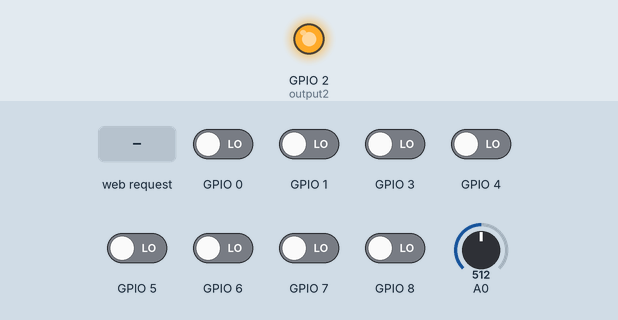
Simulated run of this sketch. Board: ESP8266 (NodeMCU). On the bench: output pins drawn as LEDs (lit = HIGH). Inputs (shaded band) come from the test bench; at power-on: GPIO 0, GPIO 1, GPIO 3–8 LOW, A0 = 512. WiFi joins after 1.5 s; servers stay silent unless stated; not simulated (calls return 0 or success): wificredentials.h; what the sketch prints to the serial monitor is not drawn.

Above: at 2.7 s.
2.8 s: HTTP request GET /2/off received
At 3.3 s:
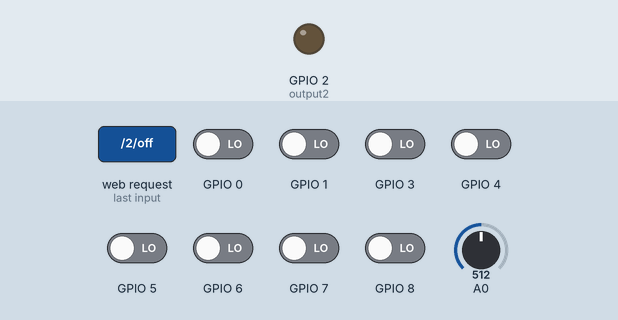
4.3 s: HTTP request GET /2/on received
At 5.7 s:
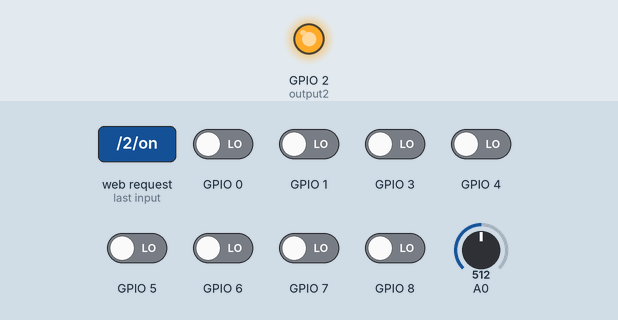
Timing chart, 0 to 7.3 s (numbered marks = the images above; inputs shaded):
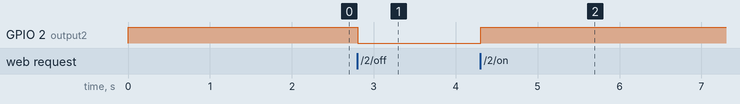

Measured:
- after the input at 2.8 s, GPIO 2 (output2): HIGH → LOW at once
- after the input at 4.3 s, GPIO 2 (output2): LOW → HIGH at once

The sketch:

CymbalAPI_v2.ino
```cpp
#include <ArduinoJson.h>
#include <ESP8266WiFi.h>

//voor wifi
#include "wificredentials.h"
const char *ssid     = mySSID;
const char *password = myPASSWORD;

// Set web server port number to 80
WiFiServer server(80);

// Variable to store the HTTP request
String header;

// Auxiliar variables to store the current output state
String output2State = "on";

// Assign output variables to GPIO pins
const int output2 = 2;

// Processing helpers
int flagDemo = 0;

// Current time
unsigned long currentTime = millis();
// Previous time
unsigned long previousTime = 0;
// Define timeout time in milliseconds (example: 2000ms = 2s)
const long timeoutTime = 2000;

//prototypes
void processIncoming(WiFiClient &client);
void sendResponseObject(WiFiClient &client);

void setup() {
  Serial.begin(115200);
  // Initialize the output variables as outputs
  pinMode(output2, OUTPUT);
  // Set outputs to LOW
  Serial.println("runDemo: output2, HIGH" );
   digitalWrite(output2, HIGH);

  // Connect to Wi-Fi network with SSID and password
  Serial.print("Connecting to ");
  Serial.println(ssid);
  WiFi.begin(ssid, password);
  while (WiFi.status() != WL_CONNECTED) {
    delay(500);
    Serial.print(".");
  }
  // Print local IP address and start web server
  Serial.println("");
  Serial.println("WiFi connected.");
  Serial.println("IP address: ");
  Serial.println(WiFi.localIP());
  server.begin();
}

void runDemo() {
  Serial.println("runDemo()" );
  Serial.println("runDemo: output2, LOW" );
  digitalWrite(output2, LOW); //Pin 2 is omgekeerd: LOW is aan.
  delay(4000); //2 seconden wachten
  Serial.println("runDemo: output2, HIGH" );
  digitalWrite(output2, HIGH);
  flagDemo = 0;
}

void sendResponseObject(WiFiClient &client){
  Serial.println(F("sendResponseObject"));
  // Read the request (we ignore the content in this example)
  while (client.available()) client.read();

  // Allocate JsonBuffer
  // Use arduinojson.org/assistant to compute the capacity.
  StaticJsonBuffer<207> jsonBuffer;

  // Create the root object
  JsonObject& root = jsonBuffer.createObject();

  // Create the "analog" array
  JsonArray& analogValues = root.createNestedArray("analog");
  for (int pin = 0; pin < 1; pin++) {
    // Read the analog input
    int value = analogRead(pin);

    // Add the value at the end of the array
    analogValues.add(value);
  }

  // Create the "digital" array
  JsonArray& digitalValues = root.createNestedArray("digital");
  for (int pin = 0; pin < 9; pin++) {
    // Read the digital input
    int value = digitalRead(pin);

    // Add the value at the end of the array
    digitalValues.add(value);
  }

  Serial.print(F("Sending: "));
  root.printTo(Serial);
  Serial.println();

  // Write response headers
  client.println("HTTP/1.0 200 OK");
  client.println("Content-Type: application/json");
  client.println("Connection: close");
  client.println();

  // Write JSON document
  Serial.println("send JSON to client.");
  root.prettyPrintTo(client);

  // Disconnect
  Serial.println("Disconnect client.");
  client.stop();
    Serial.println("Client disconnected.");
    Serial.println("");
}

void processIncoming(WiFiClient &client) {

  int endpos;
  String tempstring;
  String theline;
  String commandstring ="";
  String demostring = "demo";

  String currentLine = "";                // make a String to hold incoming data from the client
    while (client.connected()) {            // loop while the client's connected
      //Serial.println("while (client.connected())");
      if (client.available()) {             // if there's bytes to read from the client, in deze loop wordt de header gelezen
        //Serial.println("bytes uit de header lezen");
        char c = client.read();             // read a byte, then
        Serial.write(c);                    // print it out the serial monitor
        header += c;
        theline += c;
        if (c == '\n') {                    // if the byte is a newline character
          //regel compleet
          if (theline.indexOf("hh:") == 0) {
             endpos = theline.indexOf("\n");
             Serial.println("hh waarde: >" + theline.substring(4,endpos) + "<");
          }
          if (theline.indexOf("mm:") == 0) {
             endpos = theline.indexOf("\n");
             Serial.println("mm waarde: >" + theline.substring(4,endpos) + "<");
          }
          if (theline.indexOf("cmd:") == 0) {
             endpos = theline.indexOf("\n");
             Serial.println("cmd waarde: >" + theline.substring(5,endpos) + "<");
             commandstring = commandstring + theline.substring(5,endpos);
             commandstring.trim();
             Serial.println("commandstring: >" + commandstring + "<");

             if (commandstring == demostring) {
                flagDemo = 1;
                Serial.println("commandstring wel demo");
             } else {
                Serial.println("commandstring niet demo");
             }
          }

          //regel weer leegmaken
          theline = "";

          // if the current line is blank, you got two newline characters in a row.
          // that's the end of the client HTTP request,
          if (currentLine.length() == 0) {
            Serial.println(header);

            // bypass to turn the GPIOs on and off
            if (header.indexOf("GET /2/on") >= 0) {
              Serial.println("GPIO 2 on");
              output2State = "on";
              digitalWrite(output2, HIGH);
            } else if (header.indexOf("GET /2/off") >= 0) {
              Serial.println("GPIO 2 off");
              output2State = "off";
              digitalWrite(output2, LOW);
            }
            break;
          } else { // if you got a newline, then clear currentLine
            currentLine = "";
          }
        } else if (c != '\r') {  // if you got anything else but a carriage return character,
          currentLine += c;      // add it to the end of the currentLine
        }
      }
    }

    // Clear the header variable
    header = "";
}


void loop(){
  WiFiClient client = server.available();   // Listen for incoming clients

  if (client) {                             // If a new client connects,
    Serial.println("New Client.");
    Serial.println("call processIncoming");
    processIncoming(client);                //process GET request from the http header
    //bij een demo doen we alleen demo, geen json response
    if (flagDemo == 1){
      runDemo();
      // Write response headers
      client.println("HTTP/1.0 200 OK");
      client.println("Content-Type: application/json");
      client.println("Connection: close");
      client.println();
    } else {
      Serial.println("call sendResponseObject");
      sendResponseObject(client);             //return JSON object to requestor
      if (flagDemo == 1){
        runDemo();
      }
    }
  }
}
```
